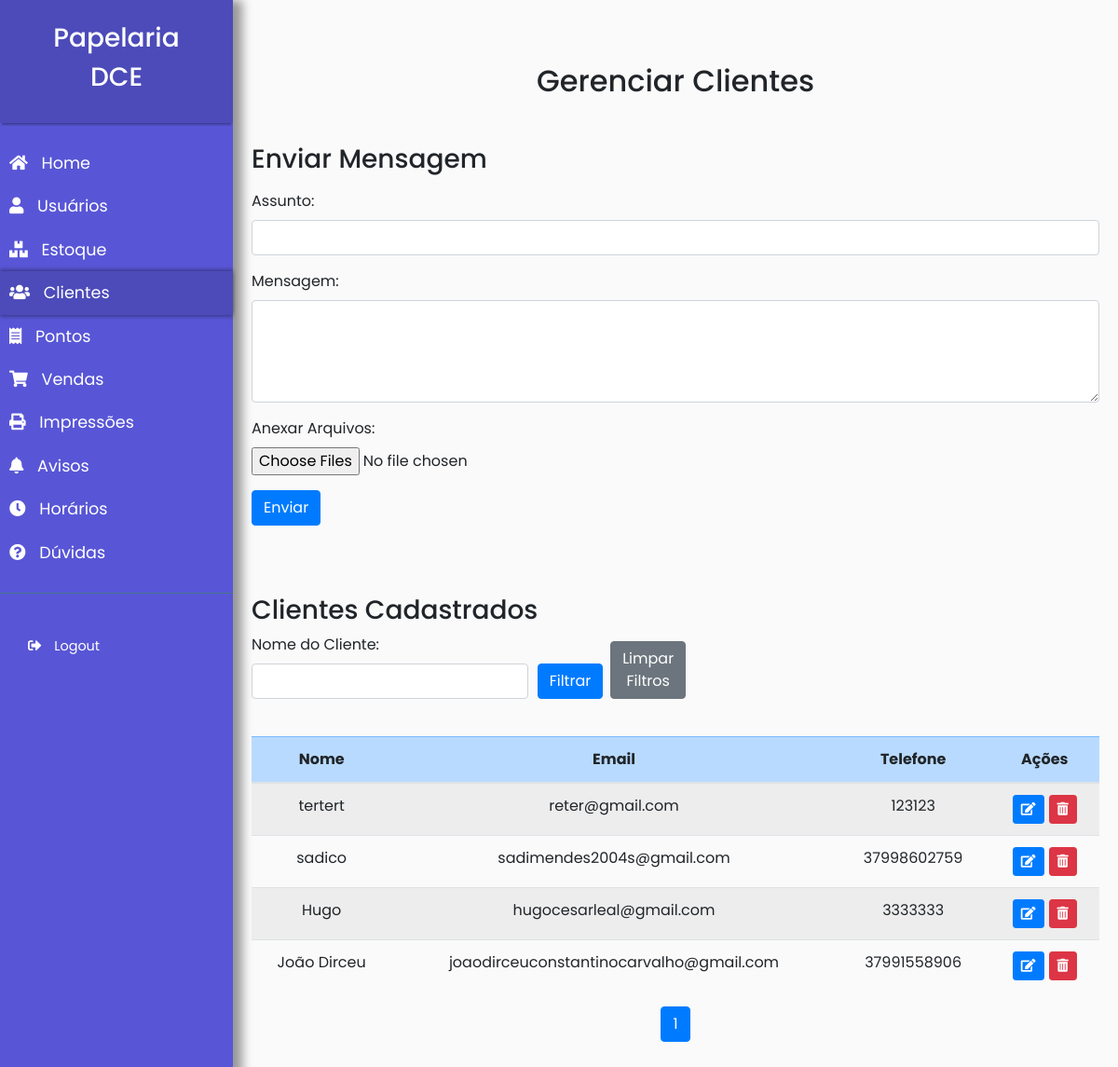
The app's page /clientes/ (signed in) with its own data.
### clientes/models.py (models this page shows, shortened)
class Cliente(models.Model):
    nome = models.CharField(max_length=100)
    email = models.EmailField()
    telefone = models.CharField(max_length=15)

### clientes/views.py (the view, shortened to what this page needs)
# urls.py: path('', views.admin_dashboard_clientes, name='admin-clientes'),
@user_passes_test(is_admin)
def admin_dashboard_clientes(request):
    clientes = Cliente.objects.all()
    nome_cliente = request.GET.get('nome_cliente')
    if (nome_cliente):
        clientes = clientes.filter(nome__icontains=nome_cliente)
    paginator = Paginator(clientes, 10)
    page_number = request.GET.get('page')
    page_obj = paginator.get_page(page_number)
    return TemplateResponse(request, 'admin_dashboard_clientes.html', {'clientes': page_obj})

### core/utils.py (called while the page is built)
def is_admin(user):
    return user.is_staff

### clientes/templates/admin_dashboard_clientes.html (shortened to what this page needs)
{% extends base_template %}
{% load static %}
{% block body %}
<div class="container mt-5">
    <h2 class="text-center">Gerenciar Clientes</h2>
    <h3 class="mt-5">Enviar Mensagem</h3>
    <form method="POST" enctype="multipart/form-data" class="mt-3">
        <div class="form-group">
            <label for="assunto">Assunto:</label>
            <input type="text" id="assunto" name="assunto" class="form-control" required>
        </div>
        <div class="form-group">
            <label for="mensagem">Mensagem:</label>
            <textarea id="mensagem" name="mensagem" rows="4" class="form-control" required></textarea>
        </div>
        <div class="form-group">
            <label for="arquivos">Anexar Arquivos:</label>
            <input type="file" name="arquivos" class="form-control-file" multiple>
        </div>
        <button type="submit" class="btn btn-primary" style="margin-bottom: 50px">Enviar</button>
    </form>
    <h3 class="mt-4">Clientes Cadastrados</h3>
    <form method="GET" class="mb-4">
        <div class="form-row">
            <div class="form-group col-md-4">
                <label for="nome_cliente">Nome do Cliente:</label>
                <input type="text" id="nome_cliente" name="nome_cliente" class="form-control" value="{{ request.GET.nome_cliente }}">
            </div>
            <div class="form-group col-md-2 d-flex align-items-end">
                <button type="submit" class="btn btn-primary">Filtrar</button>
                <a href="{% url 'clientes:admin-clientes' %}" class="btn btn-secondary ml-2">Limpar Filtros</a>
            </div>
        </div>
    </form>
    <div class="table-responsive">
        <table class="table table-striped table-hover">
            <thead class="table-primary text-center">
                <tr>
                    <th>Nome</th>
                    <th>Email</th>
                    <th>Telefone</th>
                    <th>Ações</th>
                </tr>
            </thead>
            <tbody>
                {% if clientes %}
                    {% for cliente in clientes %}
                    <tr class="text-center">
                        <td>{{ cliente.nome }}</td>
                        <td>{{ cliente.email }}</td>
                        <td>{{ cliente.telefone }}</td>
                        <td>
                            <div class="d-flex justify-content-center">
                                <button class="btn btn-primary btn-sm btn-editCliente" data-toggle="modal" data-target="#modalEditCliente" data-id="{{ cliente.pk }}" style="margin-right: 5px;">
                                    <i class="fas fa-edit"></i>
                                </button>
                                <button type="button" class="btn btn-danger btn-sm" data-toggle="modal" data-target="#confirmDeleteModal" data-url="{% url 'clientes:excluir-cliente' cliente.pk %}">
                                    <i class="fas fa-trash-alt"></i>
                                </button>
                            </div>
                        </td>
                    </tr>
                    {% endfor %}
                {% else %}
                    <tr>
                        <td colspan="4" class="text-center">Nenhum cliente encontrado.</td>
                    </tr>
                {% endif %}
            </tbody>
        </table>
    </div>
    <div class="d-flex justify-content-center">
        <nav aria-label="Page navigation">
            <ul class="pagination">
                {% for num in clientes.paginator.page_range %}
                    <li class="page-item {% if clientes.number == num %}active{% endif %}">
                        <a class="page-link" href="?{% if request.GET.nome_cliente %}nome_cliente={{ request.GET.nome_cliente }}&{% endif %}page={{ num }}">{{ num }}</a>
                    </li>
                {% endfor %}
            </ul>
        </nav>
    </div>
{% endblock %}

### static/css/base.css (style rules this page uses)
body { font-family: 'Poppins', sans-serif; background: #fafafa; }
a, a:hover, a:focus { color: inherit; text-decoration: none; transition: all 0.3s; }
i, span { display: inline-block; }

### records on screen
Cliente: nome "tertert", email "reter@gmail.com", telefone "123123"
Cliente: nome "sadico", email "sadimendes2004s@gmail.com", telefone "37998602759"
Cliente: nome "Hugo", email "hugocesarleal@gmail.com", telefone "3333333"
Cliente: nome "João Dirceu", email "joaodirceuconstantinocarvalho@gmail.com", telefone "37991558906"

### other values on screen
{{ num }} "1"
